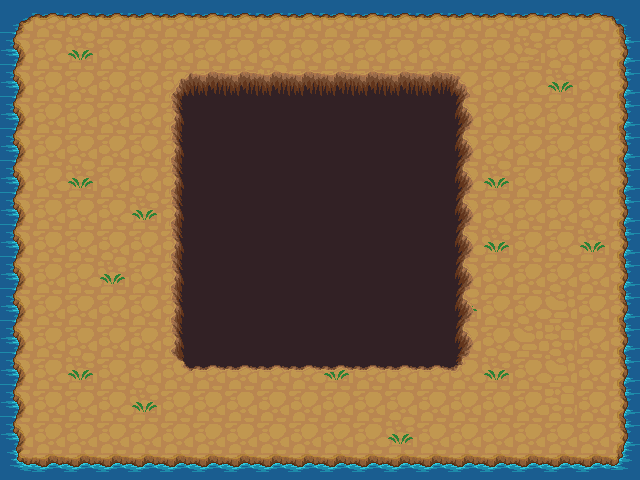

The image is a tile-based game level rendered from a .tmx file. Its description and source (layers, tilesets, objects; grid data summarised) follow:
An orthogonal 20x15 tile map with 32x32 px tiles, 2 tile layers (grass, water), 2 tilesets.

<map version="1.0" orientation="orthogonal" renderorder="right-down" width="20" height="15" tilewidth="32" tileheight="32" nextobjectid="1">
 <tileset firstgid="1" name="terrain" tilewidth="32" tileheight="32">
  <image source="terrain.png" width="672" height="736" />
 </tileset>
 <tileset firstgid="484" name="animated_terrain" tilewidth="32" tileheight="32">
  <image source="animated_terrain.png" width="192" height="256" />
  <tile id="1">
   <properties>
    <property name="anim" value="1" />
   </properties>
  </tile>
  <tile id="2">
   <properties>
    <property name="anim" value="3" />
   </properties>
  </tile>
  <tile id="4">
   <properties>
    <property name="anim" value="1" />
   </properties>
  </tile>
  <tile id="5">
   <properties>
    <property name="anim" value="3" />
   </properties>
  </tile>
  <tile id="7">
   <properties>
    <property name="anim" value="7" />
   </properties>
  </tile>
  <tile id="8">
   <properties>
    <property name="anim" value="5" />
   </properties>
  </tile>
  <tile id="10">
   <properties>
    <property name="anim" value="7" />
   </properties>
  </tile>
  <tile id="11">
   <properties>
    <property name="anim" value="5" />
   </properties>
  </tile>
  <tile id="12">
   <properties>
    <property name="anim" value="11" />
   </properties>
  </tile>
  <tile id="13">
   <properties>
    <property name="anim" value="6" />
   </properties>
  </tile>
  <tile id="14">
   <properties>
    <property name="anim" value="9" />
   </properties>
  </tile>
  <tile id="15">
   <properties>
    <property name="anim" value="11" />
   </properties>
  </tile>
  <tile id="16">
   <properties>
    <property name="anim" value="6" />
   </properties>
  </tile>
  <tile id="17">
   <properties>
    <property name="anim" value="9" />
   </properties>
  </tile>
  <tile id="18">
   <properties>
    <property name="anim" value="4" />
   </properties>
  </tile>
  <tile id="20">
   <properties>
    <property name="anim" value="8" />
   </properties>
  </tile>
  <tile id="21">
   <properties>
    <property name="anim" value="4" />
   </properties>
  </tile>
  <tile id="23">
   <properties>
    <property name="anim" value="8" />
   </properties>
  </tile>
  <tile id="24">
   <properties>
    <property name="anim" value="12" />
   </properties>
  </tile>
  <tile id="25">
   <properties>
    <property name="anim" value="2" />
   </properties>
  </tile>
  <tile id="26">
   <properties>
    <property name="anim" value="10" />
   </properties>
  </tile>
  <tile id="27">
   <properties>
    <property name="anim" value="12" />
   </properties>
  </tile>
  <tile id="28">
   <properties>
    <property name="anim" value="2" />
   </properties>
  </tile>
  <tile id="29">
   <properties>
    <property name="anim" value="10" />
   </properties>
  </tile>
 </tileset>
 <layer name="grass" width="20" height="15">
  <data>[300 cells, 300 non-empty, 2 distinct tile ids]</data>
 </layer>
 <layer name="water" width="20" height="15">
  <data>[300 cells, 173 non-empty, 21 distinct tile ids]</data>
 </layer>
</map>
